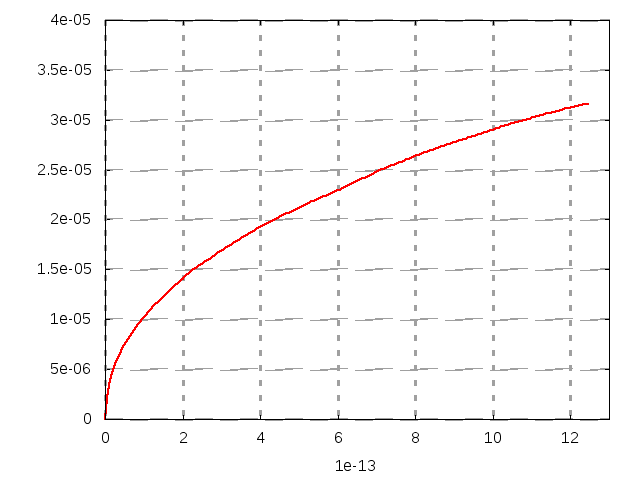

Reproduce this figure in gnuplot.
set terminal png
set output 'cor.png'
set grid lw 3
set key off
set xrange [0:13]
set yrange [0:4e-5]
set xlabel '1e-13'
set ylabel ''
f(x)=a*x+b
plot 'cor' using 1:2 w lines lw 2
